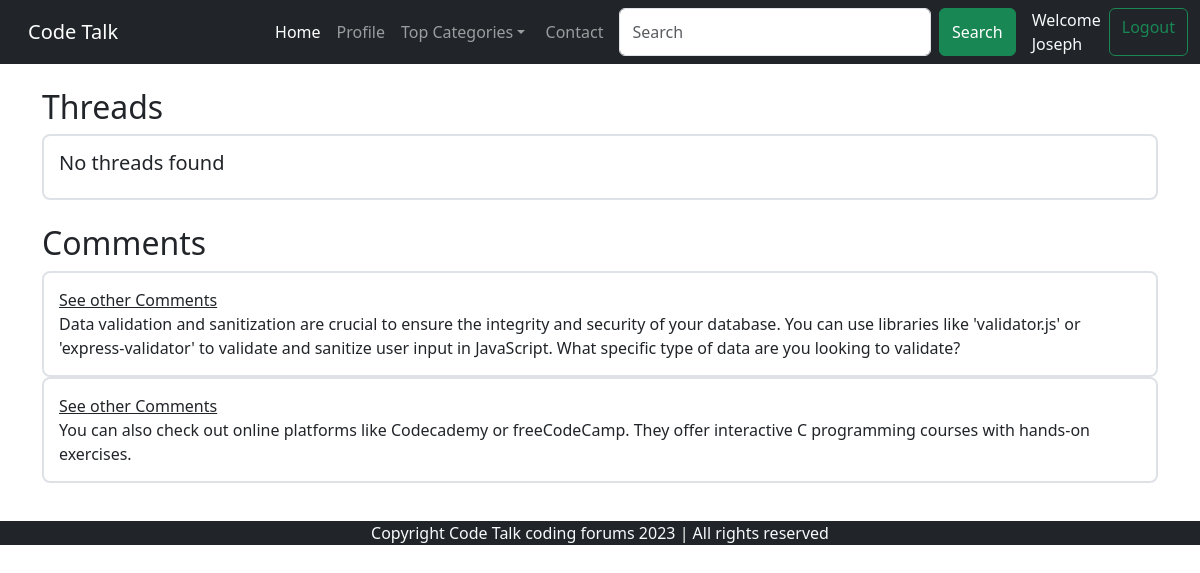
The app's page /profile.php (signed in) with its own data.
### tables this page shows
CREATE TABLE `comments` (
  `comment_id` int(11) NOT NULL,
  `comment_content` text NOT NULL,
  `thread_id` int(11) NOT NULL,
  `comment_time` datetime NOT NULL DEFAULT current_timestamp(),
  `comment_by` int(11) NOT NULL
);

### profile.php (the view, shortened to what this page needs)
<!doctype html>
<html lang="en">
<head>
    <link rel="stylesheet" href="https://cdn.jsdelivr.net/npm/bootstrap@5.3.0-alpha3/dist/css/bootstrap.rtl.min.css"
>
</head>
<body>
    <?php
    include 'Partials/_headers.php';
    ?>
    <div class="container" id="ques">
        <?php
        echo '<h2 class="mt-4 mb-2"> Threads</h2>';
        if (isset($_SESSION['loggedin']) && $_SESSION['loggedin'] == true) {
            $noresult = true;
            if ($noresult) {
                echo '<div class = "details mt-2"><h5>No threads found</h5></div>';
            }
            echo '<h2 class="mt-4 mb-2"> Comments</h2>';
            $user_id = $_SESSION['user_id'];
            $sql = "SELECT * FROM `comments` WHERE comment_by = $user_id";
            $result = mysqli_query($conn, $sql);
            while ($row = mysqli_fetch_assoc($result)) {
                $content = $row['comment_content'];
                $thread_id = $row['thread_id'];
                echo '<div class="details "><a class = "link-dark text-weight-bold" href="http://localhost/Code-Talk/thread.php?threadid=' . $thread_id . '">See other Comments</a><br>' . $content . '</div>';
            }
        }
        else
        {
            echo '<div class = "details mt-2"><h5>Please login first.</h5></div>';
        }
        ?>
    </div>
    <?php include 'Partials/_footer.php'; ?>
</body>
</html>

### Partials/_headers.php (shortened to what this page needs)
<?php
echo '
<nav class="navbar navbar-expand-lg navbar-dark bg-dark">
<div class="container-fluid">
    <a class="navbar-brand" href="/Code-Talk">Code Talk</a>
    <button class="navbar-toggler" type="button" data-bs-toggle="collapse"
        data-bs-target="#navbarSupportedContent" aria-controls="navbarSupportedContent" aria-expanded="false"
        aria-label="Toggle navigation">
        <span class="navbar-toggler-icon"></span>
    </button>
    <div class="collapse navbar-collapse" id="navbarSupportedContent">
        <ul class="navbar-nav me-auto mb-2 mb-lg-0">
            <li class="nav-item">
                <a class="nav-link active" aria-current="page" href="/Code-Talk">Home</a>
            </li>
            <li class="nav-item">
                <a class="nav-link" href="/Code-Talk/profile.php">Profile</a>
            </li>
            <li class="nav-item dropdown">
                <a class="nav-link dropdown-toggle" href="#" role="button" data-bs-toggle="dropdown"
                    aria-expanded="false">
                   Top Categories
                </a>
                <ul class="dropdown-menu">';
echo '
                </ul>
            </li>
            <li class="nav-item">
                <a class="nav-link " href = "contact.php">Contact</a>
            </li>
        </ul>';
if (isset($_SESSION['loggedin']) && $_SESSION['loggedin'] == true) {
    echo '
        <form class="d-flex" action = "search.php" method = "get" role="search">
            <input class="form-control me-2" type="search" placeholder="Search" aria-label="Search">
            <button class="btn btn-success mx-2" type="submit">Search</button>
            <p class ="text-light my-0 mx-2">Welcome ' . $_SESSION['useremail'] . '</p>
    <a href="Partials/_logout.php" class="btn btn-outline-success ml-2">Logout</a>
        </form>';
}
echo '</div>
        </div>
    </div>
</div>
</nav>';
?>

### Partials/_footer.php
<div class="container-fluid bg-dark text-light">
    <p class="text-center mb-0">Copyright Code Talk coding forums 2023 | All rights reserved</p>
</div>

### profile.php (style rules this page uses)
.container .details { border: 2px solid #dee2e6 !important; height: 100%; padding: 15px; background-color: var(--body-tertiary); border-radius: 8px; border-width: 8px; }
#ques { min-height: 433px; }

### records on screen
comments: comment_content "Data validation and sanitization are crucial to ensure the integrity and security of your database. You can use libraries like 'validator.js' or 'express-validator' to validate and sanitize user input in JavaScript. What specific type of data are you looking to validate?"
comments: comment_content "You can also check out online platforms like Codecademy or freeCodeCamp. They offer interactive C programming courses with hands-on exercises."

### other values on screen
$_SESSION['useremail'] "Joseph"
